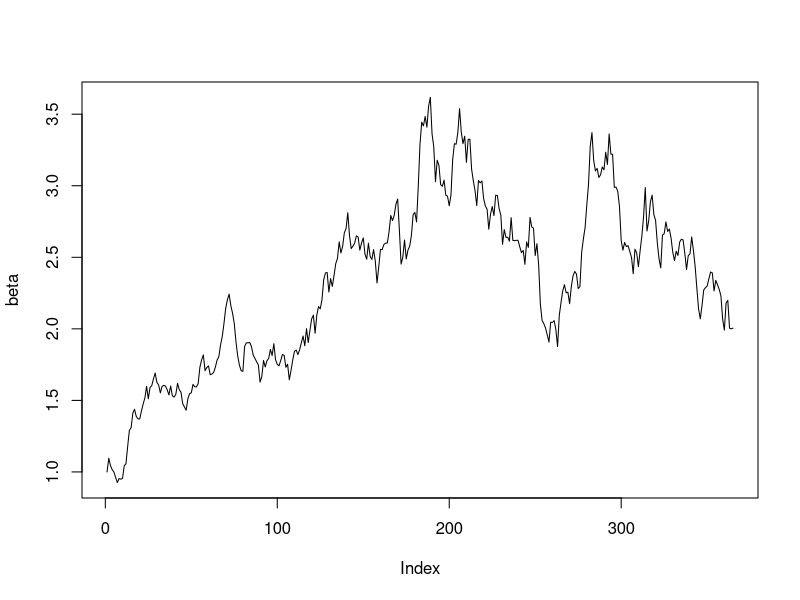
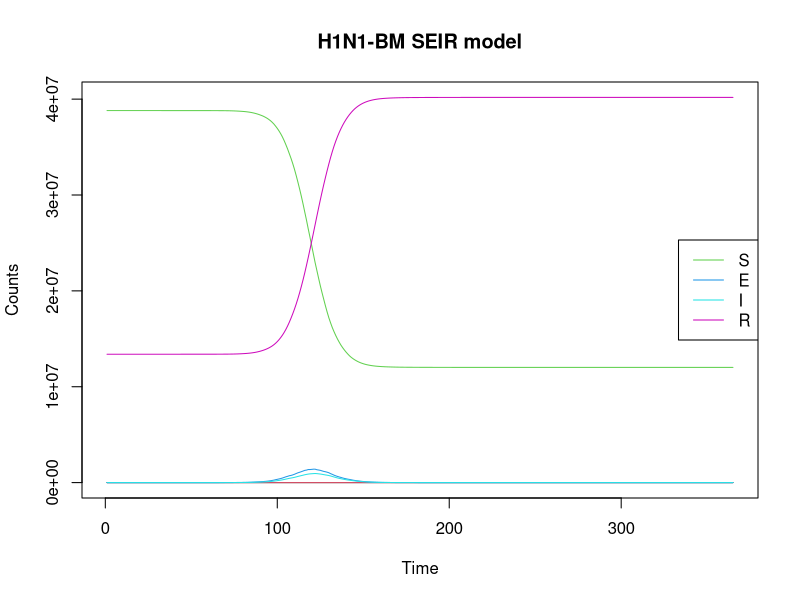
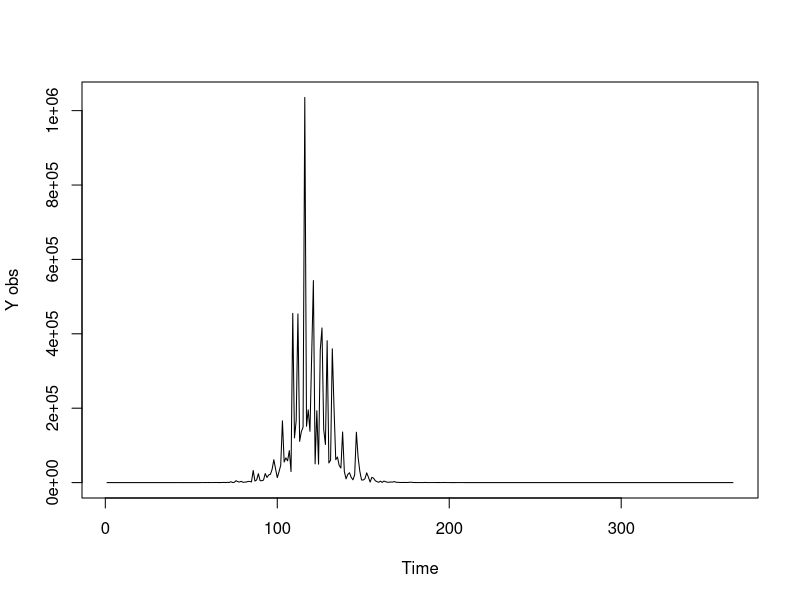
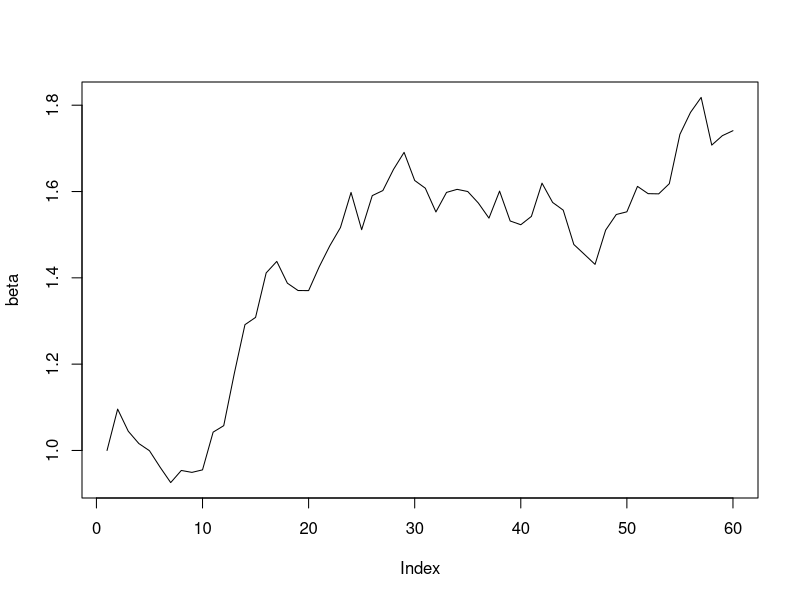
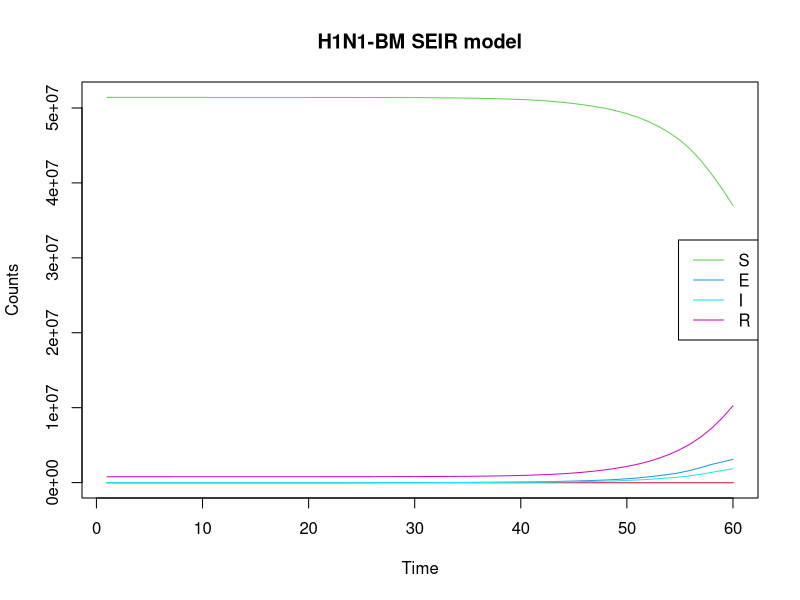
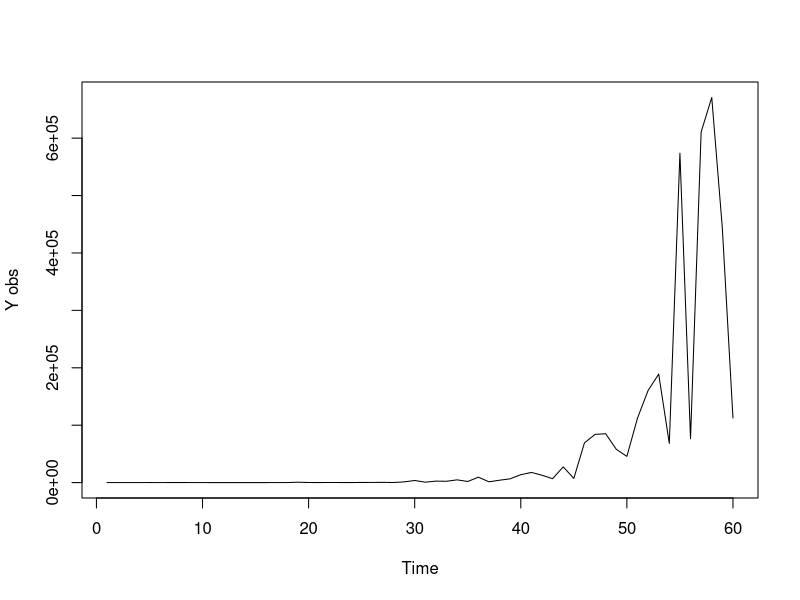

Recreate these plots in R, in order.
rm(list=ls())
require(deSolve)
set.seed(007) #015
times <- 1:365
N=52196381
sigma <- 0.4
## first, simulate a set of random deviates
e <- rnorm(n = length(times) - 1, sd = sqrt(0.01))
## now compute their cumulative sum
e <- c(0, cumsum(e))


beta<- exp(sigma*e)
plot(beta,type='l')
write.csv(beta,"simulatebeta.csv")


# H1N1 <- function(time, current_state, params){
# 
#   with(as.list(c(current_state, params)),{
#     for(t in 1:times){
#     N <- S+E+I+R
#     dS <- -(beta[t]*S*I)/N
#     dE <- (beta[t]*S*I)/N - E/k
#     dI <- E/k - I/gamma
#     dR <- I/gamma
#    }
#     return(list(c(dS, dE, dI, dR)))
#   })
# }
H1N1 <- function(time, current_state, params){
  
  with(as.list(c(current_state, params)),{
    
      N <- S+E+I+R
      dt <- 1
      dS <- -beta[t]*S*I/N
      dE <- beta[t]*S*I/N - E/k
      dI <- E/k - I/gamma
      dR <- I/gamma
    
    return(list(c(dt, dS, dE, dI, dR)))
  })
}


params <- c(k=1.59, gamma=1.08)

library('truncnorm')
R0 <- rtruncnorm(1, a=0, b=1, mean = 0.15, sd = 0.15)
E0 <-runif(1,-16, -9)
I0 <-runif(1,-16, -9)
#x <-runif(1, -5,2)
S <- N
R <- R0*S
S <- S - R

E <- exp(E0 + log(S))
S <- S - E
I <- exp(I0 + log(S))
S <- S - I


initial_state<- c(t=1, S=S, E=E, I=I, R=R)
#initial_state <- c(t=1,S=52196380, E=1, I=0, R=0)
model1 <- ode(initial_state, times, H1N1, params)

summary(model1)

matplot(model1, type="l", lty=1, main="H1N1-BM SEIR model", xlab="Time",ylab = "Counts")
legend <- colnames(model1)[3:6]
legend("right", legend=legend, col=3:6, lty = 1)

Z1 <-model1[,4]/1.59

tau1 <- 0.8#runif(1,0,1)
Y1 <-vector(length = 365)
for (i in 1:365){
  #Y1[i]<- rlnorm(1,log(Z1[i,]/5),tau1)
  Y1[i]<- rlnorm(1,log(Z1[i]/5),tau1)
}
plot(Y1,type='l',ylab="Y obs", xlab = "Time")
write.csv(Y1,"simY11.csv")
write.csv(model1,"simulatestates1.csv")

#####################################Shorter days###################################
rm(list=ls())
require(deSolve)
set.seed(007) #0031 #0032 #0035
times <- 1:60
N=52196381
sigma <- 0.4
## first, simulate a set of random deviates
e <- rnorm(n = length(times) - 1, sd = sqrt(0.01))
## now compute their cumulative sum
e <- c(0, cumsum(e))


beta<- exp(sigma*e)
plot(beta,type='l')
write.csv(beta,"simulatebeta_2.csv")

H1N1 <- function(time, current_state, params){
  
  with(as.list(c(current_state, params)),{
    
    N <- S+E+I+R
    dt <- 1
    dS <- -beta[t]*S*I/N
    dE <- beta[t]*S*I/N - E/k
    dI <- E/k - I/gamma
    dR <- I/gamma
    
    return(list(c(dt, dS, dE, dI, dR)))
  })
}


params <- c(k=1.59, gamma=1.08)

library('truncnorm')
R0 <- rtruncnorm(1, a=0, b=1, mean = 0.15, sd = 0.15)
E0 <-runif(1,-16, -9)
I0 <-runif(1,-16, -9)
#x <-runif(1, -5,2)
S <- N
R <- R0*S
S <- S - R

E <- exp(E0 + log(S))
S <- S - E
I <- exp(I0 + log(S))
S <- S - I


initial_state<- c(t=1, S=S, E=E, I=I, R=R)
#initial_state <- c(t=1,S=52196380, E=1, I=0, R=0)
model1 <- ode(initial_state, times, H1N1, params)

summary(model1)

matplot(model1, type="l", lty=1, main="H1N1-BM SEIR model", xlab="Time",ylab = "Counts")
legend <- colnames(model1)[3:6]
legend("right", legend=legend, col=3:6, lty = 1)

Z1 <-model1[,4]/1.59

tau1 <- 0.8#runif(1,0,1)
Y1 <-vector(length = 60)
for (i in 1:60){
  #Y1[i]<- rlnorm(1,log(Z1[i,]/5),tau1)
  Y1[i]<- rlnorm(1,log(Z1[i]/5),tau1)
}
plot(Y1,type='l',ylab="Y obs", xlab = "Time")
write.csv(Y1,"simY11_2.csv")
write.csv(model1,"simulatestates1_2.csv")
